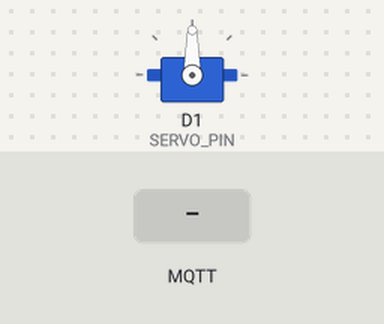
A sketch run on a simulated ESP8266 (NodeMCU). Shown: servo. The test bench sets the inputs (shaded band). WiFi joins after 1.5 s; servers stay silent unless stated; no MQTT or app messages arrive unless stated; what the sketch prints to the serial monitor is not drawn.

Above: at 2.7 s.
2.8 s: MQTT message "MOVE_LEFT" arrives on the first subscribed topic
At 3.5 s:
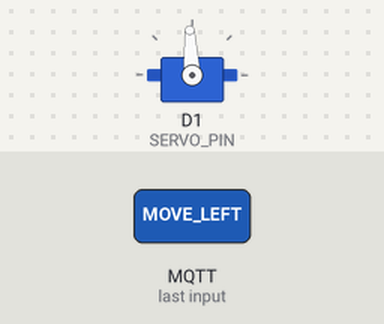
4.3 s: MQTT message "MOVE_RIGHT" arrives on the first subscribed topic
At 4.8 s:
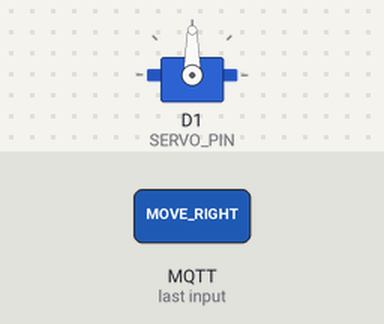
Timing chart, 0 to 7.3 s (numbered marks = the images above; inputs shaded):
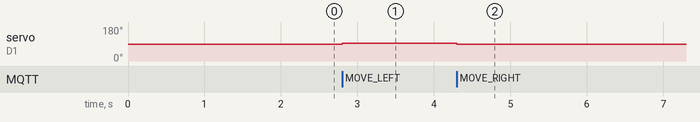

The sketch:

firmware.ino
```cpp
/*
 * ESP8266 Firmware - Distributed Vision-Control System (Phase 1)
 * --------------------------------------------------------------
 * Role: Edge Actuator
 * 1. Connects to WiFi & MQTT Broker.
 * 2. Subscribes to vision/<team_id>/movement.
 * 3. Moves Servo based on "MOVE_LEFT" or "MOVE_RIGHT" commands.
 */

#include <ESP8266WiFi.h>
#include <PubSubClient.h>
#include <Servo.h>

// ==========================================
// CONFIGURATION
// ==========================================
const char* ssid = "RCA";
const char* password = "@RcaNyabihu2023";

const char* mqtt_server = "157.173.101.159";
const int mqtt_port = 1883;

const char* topic_movement = "vision/y3c_ajhm/movement";

const char* client_id = "esp8266_servo_node";

const int SERVO_PIN = D1;

// ==========================================
// GLOBALS
// ==========================================
WiFiClient espClient;
PubSubClient client(espClient);
Servo myServo;

int currentAngle = 90; // Start at center (90 degrees)

// ==========================================
// SETUP
// ==========================================
void setup() {
  Serial.begin(9600);
  delay(10);

  Serial.println("\n===== ESP8266 Vision Controller =====");

  // Initialize Servo
  myServo.attach(SERVO_PIN);
  myServo.write(currentAngle);
  Serial.println("Servo Initialized at 90 degrees");

  // Connect to Network
  setup_wifi();

  // MQTT Setup
  client.setServer(mqtt_server, mqtt_port);
  client.setCallback(callback);
}

// ==========================================
// WIFI SETUP
// ==========================================
void setup_wifi() {
  delay(10);
  Serial.print("Connecting to WiFi: ");
  Serial.println(ssid);

  WiFi.mode(WIFI_STA); // Station mode
  WiFi.begin(ssid, password);

  while (WiFi.status() != WL_CONNECTED) {
    delay(500);
    Serial.print(".");
  }

  Serial.println("\n✅ WiFi connected");
  Serial.print("IP address: ");
  Serial.println(WiFi.localIP());
}

// ==========================================
// MQTT CALLBACK (Listen for Messages)
// ==========================================
void callback(char* topic, byte* payload, unsigned int length) {
  // Convert payload to String for easy parsing
  String message = "";
  for (int i = 0; i < length; i++) {
    message += (char)payload[i];
  }

  Serial.print("📩 Msg on [");
  Serial.print(topic);
  Serial.print("]: ");
  Serial.println(message);

  // --- PARSING LOGIC ---
  // The Python script sends JSON: {"status": "MOVE_LEFT", ...}

  if (message.indexOf("MOVE_LEFT") >= 0) {
    // Face is to the LEFT, so rotate Servo LEFT (increase angle)
    currentAngle = currentAngle + 3;
    if (currentAngle > 180) currentAngle = 180;

    myServo.write(currentAngle);
    Serial.println("⬅️ Moving Servo LEFT");
  }
  else if (message.indexOf("MOVE_RIGHT") >= 0) {
    // Face is to the RIGHT, rotate Servo RIGHT (decrease angle)
    currentAngle = currentAngle - 3;
    if (currentAngle < 0) currentAngle = 0;

    myServo.write(currentAngle);
    Serial.println("➡️ Moving Servo RIGHT");
  }
  else if (message.indexOf("CENTERED") >= 0) {
    Serial.println("✅ Target Centered - Holding Position");
  }
  else if (message.indexOf("NO_FACE") >= 0) {
    Serial.println("❌ No Face Detected - Holding Position");
  }
}

// ==========================================
// RECONNECT LOOP
// ==========================================
void reconnect() {
  while (!client.connected()) {
    Serial.print("Attempting MQTT connection...");

    // Attempt to connect with UNIQUE ID
    if (client.connect(client_id)) {
      Serial.println("connected!");

      // Subscribe to the specific team topic
      client.subscribe(topic_movement);
      Serial.print("Subscribed to: ");
      Serial.println(topic_movement);

    } else {
      Serial.print("failed, rc=");
      Serial.print(client.state());
      Serial.println(" try again in 5 seconds");
      delay(5000);
    }
  }
}

// ==========================================
// MAIN LOOP
// ==========================================
void loop() {
  if (!client.connected()) {
    reconnect();
  }
  client.loop();
}
```

Measured:
- after the input at 2.8 s, servo on D1 (SERVO_PIN): 90° → 93° at once
- after the input at 4.3 s, servo on D1 (SERVO_PIN): 93° → 90° at once
